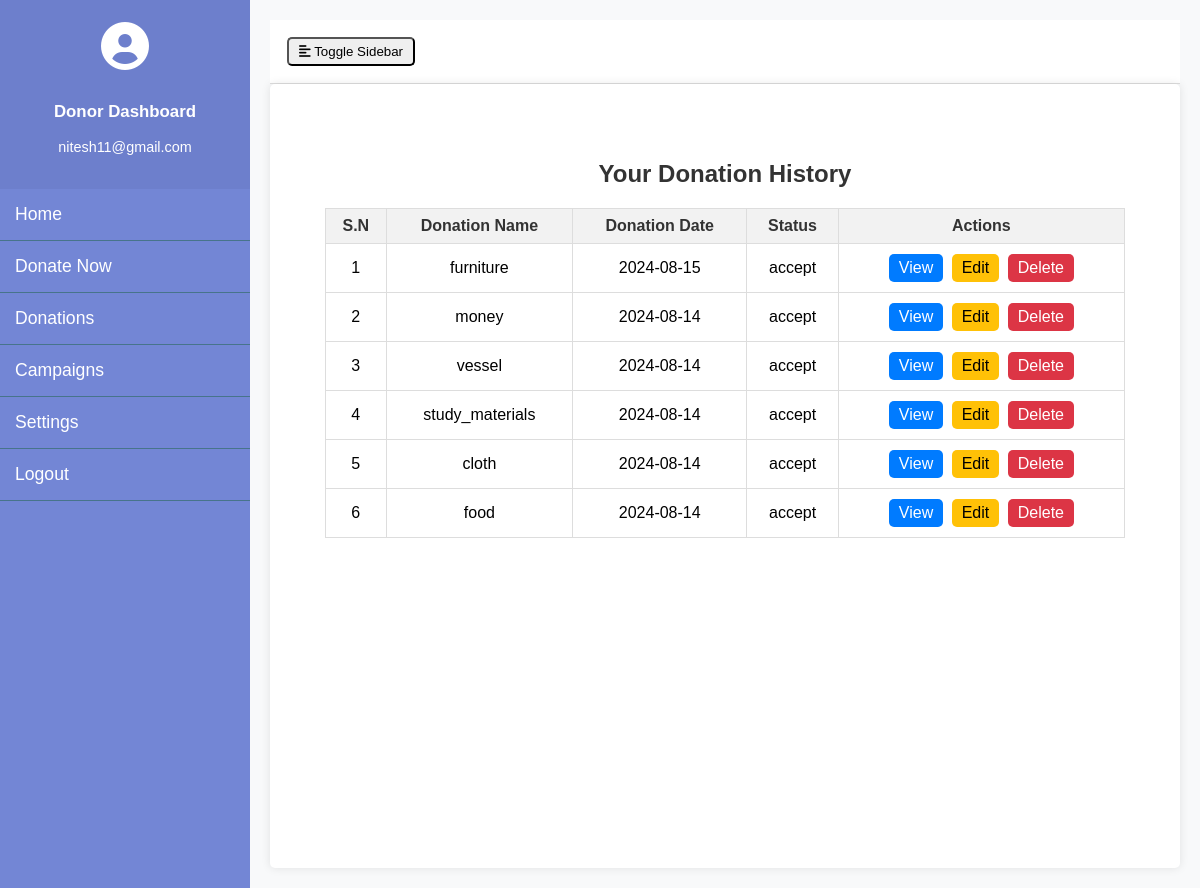
The app's page /donor/donation_history (signed in) with its own data.
### donor_management/models.py (models this page shows, shortened)
class Donation(models.Model):
    STATUS_CHOICES = [
        ('success', 'Success'),
        ('pending', 'Pending'),
        ('failed', 'Failed')
    ]
    donor = models.ForeignKey(Donor, on_delete=models.CASCADE)
    donation_name = models.CharField(max_length=300, null=True)
    donation_pic = models.FileField(null=True)
    collection_loc = models.CharField(max_length=300, null=True)
    description = models.CharField(max_length=500, null=True)
    status = models.CharField(max_length=20, choices=STATUS_CHOICES, default='pending')
    admin_remarks = models.CharField(max_length=500, null=True)
    volunteer = models.ForeignKey(Volunteer, on_delete=models.CASCADE, null=True)
    volunteer_remarks = models.CharField(max_length=500, null=True)
    donation_area = models.ForeignKey(DonationArea, on_delete=models.CASCADE, null=True)
    donation_date = models.DateTimeField(auto_now_add=True)
    created_at = models.DateTimeField(auto_now_add=True)
    updated_at = models.DateTimeField(auto_now=True)

### donor_management/views.py (the view)
# urls.py: path('donation_history', views.donation_history, name='donation_history'),
def donation_history(request):
    if not request.user.is_authenticated:
        return redirect('donor_login')
    user = request.user
    donor = Donor.objects.get(user=user)
    donations = Donation.objects.filter(donor=donor).order_by('-created_at')
    return render(request, 'donor_management/donation_history.html', {'donations': donations})

### donor_management/templates/donor_management/donation_history.html (shortened to what this page needs)
{% extends 'donor_management/donor_base.html' %}
{% block content %}
<div class="donation-history-container">
    <h1>Your Donation History</h1>
    <table class="donation-history-table" id="example">
        <thead>
            <tr>
                <th>S.N</th>
                <th>Donation Name</th>
                <th>Donation Date</th>
                <th>Status</th>
                <th>Actions</th>
            </tr>
        </thead>
        <tbody>
            {% for donation in donations %}
            <tr>
                <td>{{ forloop.counter }}</td>
                <td>{{ donation.donation_name }}</td>
                <td>{{ donation.created_at|date:"Y-m-d" }}</td>
                <td>{{ donation.status }}</td>
                <td>
                    <a href="" class="btn btn-primary">View</a>
                    <a href="" class="btn btn-warning">Edit</a>
                    <a href="" class="btn btn-danger" onclick="return confirm('Are you sure you want to delete this donation?');">Delete</a>
                </td>
            </tr>
            {% endfor %}
        </tbody>
    </table>
</div>
<link rel="stylesheet" href="https://cdn.datatables.net/2.1.3/css/dataTables.dataTables.css">
<link rel="stylesheet" href="https://cdn.datatables.net/buttons/3.1.1/css/buttons.dataTables.css">
{% endblock %}

### donor_management/templates/donor_management/donor_base.html (shortened to what this page needs)
<!DOCTYPE html>
<html lang="en">
<head>
    <link rel="stylesheet" href="https://cdnjs.cloudflare.com/ajax/libs/font-awesome/6.0.0-beta3/css/all.min.css">
</head>
<body>
    <div class="wrapper">
        <nav id="sidebar">
            <div class="sidebar-header">
                <div class="user-icon">
                    <i class="fas fa-user-circle"></i>
                </div>
                <div class="user-info">
                    <h3>Donor Dashboard</h3>
                    <p>{{ request.user.email }}</p>
                </div>
            </div>
            <ul class="list-unstyled components">
                <li><a href="">Home</a></li>
                <li><a href="{% url 'donate_now' %}">Donate Now</a></li>
                <li><a href="">Donations</a></li>
                <li><a href="">Campaigns</a></li>
                <li><a href="">Settings</a></li>
                <li><a href="{% url 'logout' %}">Logout</a></li>
            </ul>
        </nav>
        <div id="content">
            <nav class="navbar navbar-expand-lg navbar-light bg-light">
                <div class="container-fluid">
                    <button type="button" id="sidebarCollapse" class="btn btn-info">
                        <i class="fas fa-align-left"></i>
                        Toggle Sidebar
                    </button>
                </div>
            </nav>
            <main>
                {% block content %}{% endblock %}
            </main>
        </div>
    </div>
<link rel="stylesheet" href="https://cdn.datatables.net/2.1.3/css/dataTables.dataTables.css">
<link rel="stylesheet" href="https://cdn.datatables.net/buttons/3.1.1/css/buttons.dataTables.css">
</body>
</html>

### donor_management/templates/donor_management/donation_history.html (style rules this page uses)
.donation-history-container { background-color: transparent; padding: 20px; border-radius: 10px; max-width: 800px; width: 100%; text-align: center; margin: 20px auto; }
h1 { color: #333; margin-bottom: 20px; font-size: 24px; font-weight: 600; }
.donation-history-table { width: 100%; border-collapse: collapse; margin: 20px 0; }
.donation-history-table th, .donation-history-table td { border: 1px solid #ddd; padding: 8px; text-align: center; }
.donation-history-table th { background-color: #f2f2f2; color: #333; }
.btn { padding: 5px 10px; text-decoration: none; border-radius: 5px; margin: 2px; display: inline-block; }
.btn-primary { background-color: #007bff; color: white; }
.btn-warning { background-color: #ffc107; color: black; }
.btn-danger { background-color: #dc3545; color: white; }

### donor_management/templates/donor_management/donor_base.html (style rules this page uses)
body { font-family: 'Arial', sans-serif; background-color: #f8f9fa; margin: 0; padding: 0; overflow-x: hidden; }
.wrapper { display: flex; width: 100%; transition: margin-left 0.3s; }
#sidebar { min-width: 250px; max-width: 250px; background: #7386D5; color: #fff; transition: all 0.3s; position: fixed; height: 100%; overflow: auto; z-index: 1000; }
#sidebar .sidebar-header { padding: 20px; background: #6d7fcc; display: flex; align-items: center; justify-content: center; flex-direction: column; text-align: center; }
#sidebar .sidebar-header .user-icon { font-size: 3em; margin-bottom: 10px; }
#sidebar .sidebar-header .user-info { color: #fff; font-size: 0.9em; }
#sidebar ul.components { padding: 0; list-style: none; margin: 0; }
#sidebar ul li { border-bottom: 1px solid #47748b; }
#sidebar ul li a { padding: 15px; display: block; color: #fff; text-decoration: none; font-size: 1.1em; transition: background 0.3s; }
#content { width: 100%; padding: 20px; min-height: 100vh; margin-left: 250px; background-color: #f8f9fa; transition: margin-left 0.3s, width 0.3s; }
.navbar { padding: 15px; background: #ffffff; border-bottom: 1px solid #ddd; }
main { padding: 20px; background: #ffffff; border-radius: 5px; box-shadow: 0 0 10px rgba(0, 0, 0, 0.1); min-height: calc(100vh - 56px); }

### records on screen
Donation: donation_name "furniture", created_at "2024-08-15", status "accept"
Donation: donation_name "money", created_at "2024-08-14", status "accept"
Donation: donation_name "vessel", created_at "2024-08-14", status "accept"
Donation: donation_name "study_materials", created_at "2024-08-14", status "accept"
Donation: donation_name "cloth", created_at "2024-08-14", status "accept"
Donation: donation_name "food", created_at "2024-08-14", status "accept"

### other values on screen
{{ request.user.email }} "nitesh11@gmail.com"
